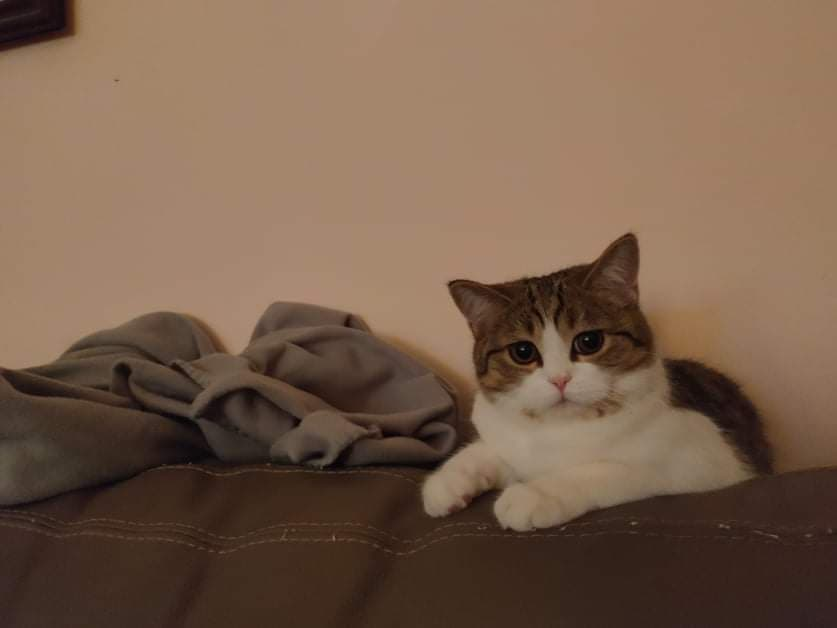
#> input picture Application/opencv/photos/liza.jpg, 837 x 628 px
$ python transformations.py
#> lines starting #> are read from the running program, lines starting #| are printed output that depends on the picture
import cv2 as cv
import numpy as np
img = cv.imread('../photos/liza.jpg')
#> img is the input picture: shape (628, 837, 3); mean B, G, R 74.9, 94, 119.6

#cv.imshow('Macka', img)
#translacija- levo,dole,gore,desno
def translate(img, x, y):
#> called with x = 100, y = 100
    transMat = np.float32([[1,0,x],[0,1,y]])
    dimensions= (img.shape[1], img.shape[0])
#> dimensions = (837, 628)
    return cv.warpAffine(img, transMat, dimensions)
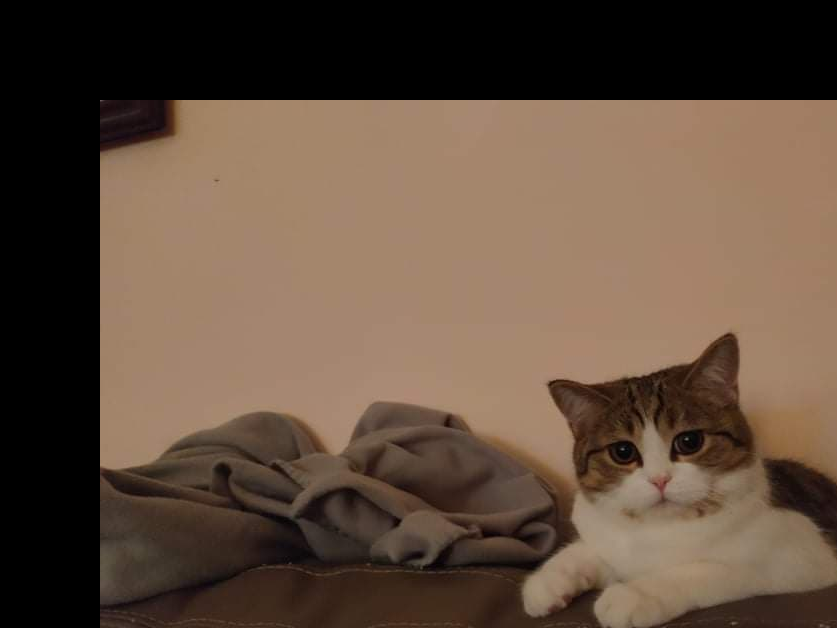
#> returned value: shape (628, 837, 3); mean of channels 0, 1, 2 62, 77.1, 96.7; drawn as B, G, R
# -x --> znaci da radimo translate levo
# -y --> znaci da radimo translate gore
# x  --> znaci da radimo translate desno
# y  --> znaci da radimo translate dole
translated = translate(img, 100, 100) #ovo ce da translira sliku za 100p desno po x-osi i 100p dole po y-osi
#cv.imshow('Translirana',translated)
#Rotacija slike za neki ugao
def rotate(img, angle, rotPoint= None):
#> called with angle = 45
    (height,width)=img.shape[:2]
#> height = 628; width = 837
    if rotPoint is None:
        rotPoint= (width//2, height//2) #ako ne specificiramo ugao rotacije, onda stavljamo da to bude centar
#> rotPoint = (418, 314)
    rotMat= cv.getRotationMatrix2D(rotPoint, angle, 1.0)
    dimensions= (width, height)
#> dimensions = (837, 628)
    return cv.warpAffine(img, rotMat, dimensions)
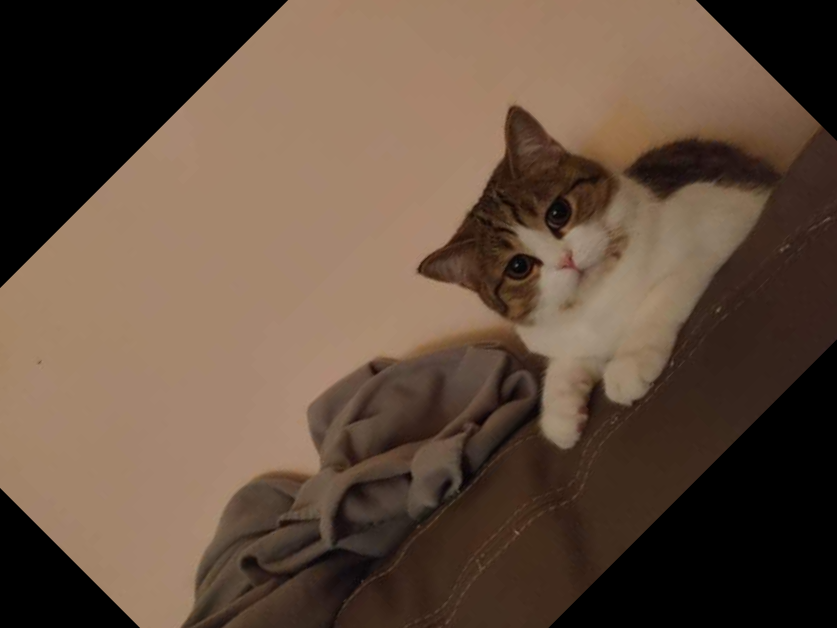
#> returned value: shape (628, 837, 3); mean of channels 0, 1, 2 62.5, 78.2, 99; drawn as B, G, R
rotated = rotate(img, 45) #ovo ce sliku da rotira za 45 stepeni u odnosu na centar
#rotacija ide u suprotnom smeru od kazaljke na satu, ako zelimo u smeru kazaljke na satu, onda je ugao negativan
#cv.imshow('Rotirana macka', rotated)
#ako zelimo da uradimo rotaciju rotirane slike, moze da dodje do problema
druga_rotirana = rotate(rotated, 45);
#> call 2 of rotate, with angle = 45
#> in rotate (call 2), `return cv.warpAffine(img, rotMat, dimensions)`:
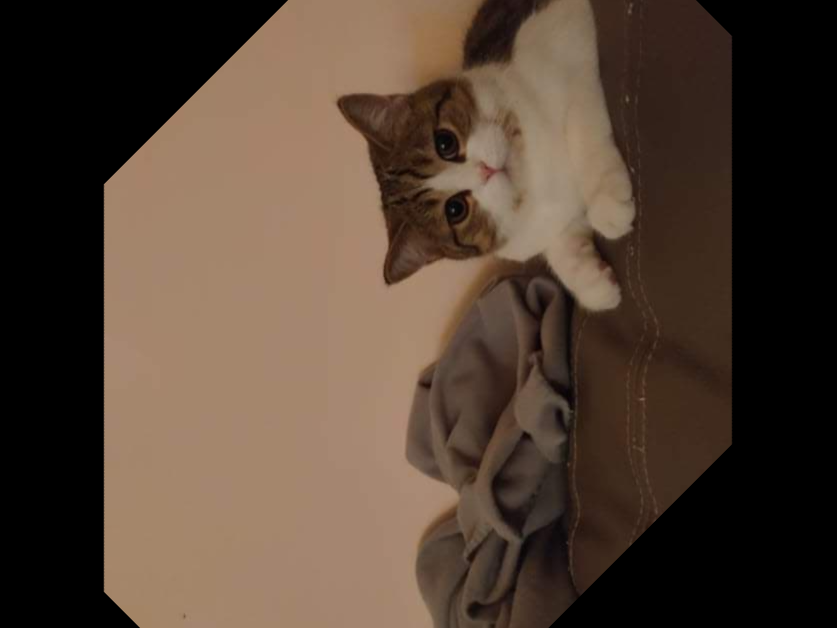
#> returned value: shape (628, 837, 3); mean of channels 0, 1, 2 52.4, 65.6, 83; drawn as B, G, R
#cv.imshow('Rotacija rotacije', druga_rotirana)
#do problema dolazi jer ce se vrsiti i rotacija crnih trouglova na slici, odnosno to su delovi slike koji ne postoje
#ali su vidljivi pri rotaciji
#zato je bitno prilikom rotacije odmah staviti finalni ugao rotacije, a ne menjati taj ugao kroz vise poziva rotate funkcije
#Resize slike
resized = cv.resize(img, (300,300), interpolation= cv.INTER_CUBIC)
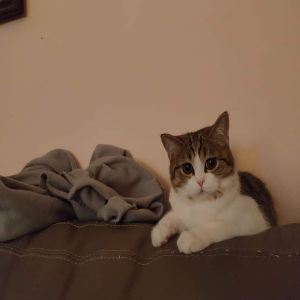
#> resized: shape (300, 300, 3); mean B, G, R 74.9, 94, 119.6
#cv.imshow('Resized',resized)
#Flipping slike
flip=cv.flip(img, -1)
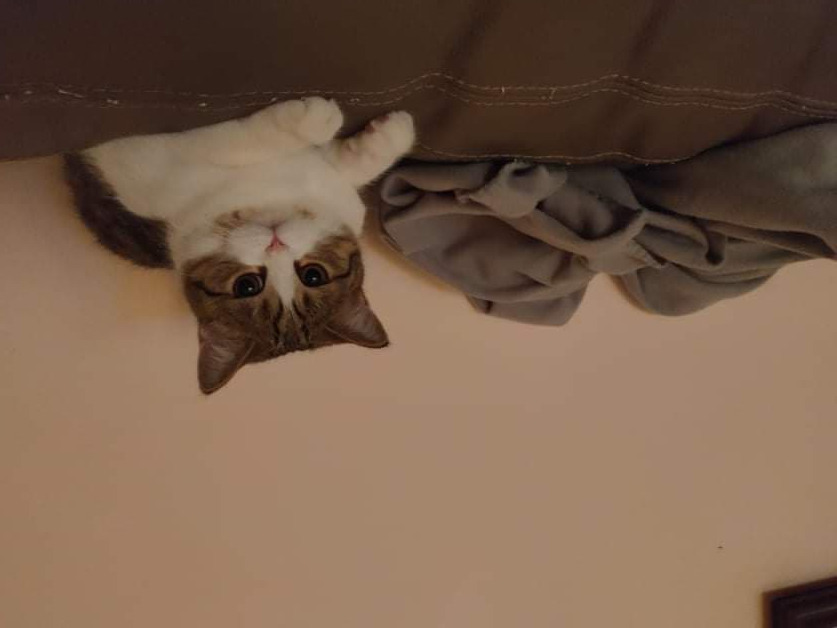
#> flip: shape (628, 837, 3); mean B, G, R 74.9, 94, 119.6
# 0 znaci flip preko x-ose
# 1 znaci flip preko y-ose
# -1 znaci i horizontalno i vertikalno
cv.imshow('Flip macke', flip)
#Cropp slike
cropped = img[200:400, 300:400]
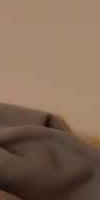
#> cropped: shape (200, 100, 3); mean B, G, R 85.8, 104.7, 131.3
#cv.imshow('Cropped', cropped)

cv.waitKey(0)
